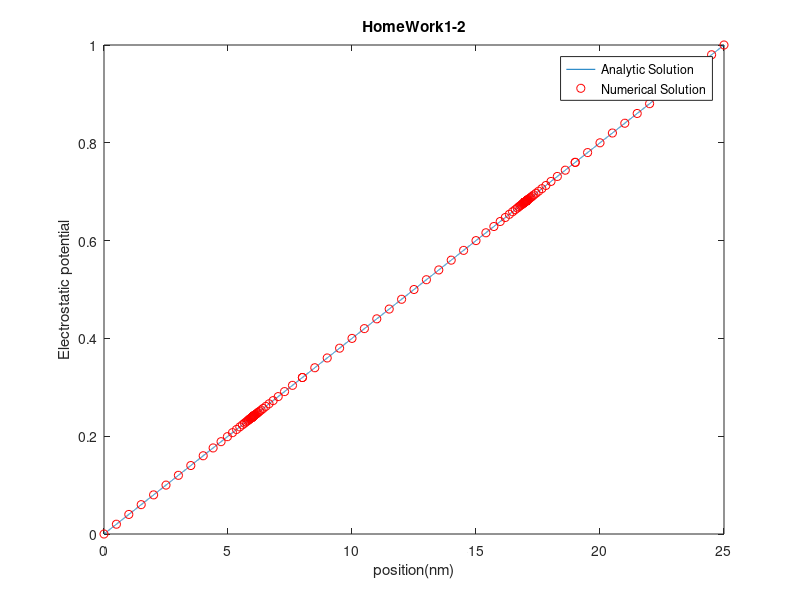

MATLAB code to generate this figure:
clear; close all; clc;

w1= 6; w2=11; w3=8; Width=w1+w2+w3; % width

%기본적인 mesh사이즈는 동일하게 0.5로 설정
%경계점에서 t이내에서는 점차 줄어들게(m배로 감소로) 설정
t=2; m=0.8;
dx(1,1)=0.5;
interface1=w1; interface2=w1+w2;

% x설정
a=1; b=1; i=1; x(1,1)=0;
while x(i,1)<Width
    i=i+1; x(i,1)=0;
    if x(i-1,1)>=interface1-t && x(i-1,1)<interface1
        x(i,1)=x(i-1,1)+m*(x(i-1,1)-x(i-2,1));
        if x(i,1)-x(i-1,1)<=0.0001 || x(i,1)>interface1
            x(i,1)=x(i-1,1)+0.5*(interface1-x(i-1,1));
            i=i+1;
            x(i,1)=interface1;
        end

    elseif x(i-1,1)>=interface2-t && x(i-1,1)<interface2
        x(i,1)=x(i-1,1)+m*(x(i-1,1)-x(i-2,1));
        if x(i,1)-x(i-1,1)<=0.0001 || x(i,1)>interface2
            x(i,1)=x(i-1,1)+0.5*(interface2-x(i-1,1));
            i=i+1;
            x(i,1)=interface2;
        end
        
    elseif x(i-1,1)>=interface1 && x(i-1,1)<interface1+t
        if a<=3
            x(i,1)=x(i-1,1)+(x(i-1,1)-x(i-2,1));
            if a==3
                x(i,1)=x(i-1,1)+(x(i-5,1)-x(i-6,1));
            end
            a=a+1;
        else
            x(i,1)=x(i-1,1)+1/m*(x(i-1,1)-x(i-2,1));
            
            if x(i,1)>interface1+t && x(i,1)<interface2
               x(i,1)=interface1+t;
            end
        end
        
    elseif x(i-1,1)>=interface2 && x(i-1,1)<interface2+t
        if b<=3
            x(i,1)=x(i-1,1)+(x(i-1,1)-x(i-2,1));
            if b==3
                x(i,1)=x(i-1,1)+(x(i-5,1)-x(i-6,1));
            end
            b=b+1;
        else
            x(i,1)=x(i-1,1)+1/m*(x(i-1,1)-x(i-2,1));
            
            if x(i,1)>interface2+t
               x(i,1)=interface2+t;
            end
        end
    else 
    x(i,1)=x(i-1,1)+dx(1,1);
    end
end

N=length(x);
for i=2:length(x)-1
    dx(i,1)= x(i+1,1)-x(i,1);
end

A=zeros(N,N);
A(1,1)=1; A(N,N)=1;

for i=2:N-1
    v=[1/dx(i-1,1) -1/dx(i-1,1)-1/dx(i,1) 1/dx(i,1)];
    for j=1:3
        A(i,i+j-2)=v(1,j);
    end
end

b=[zeros(N-1,1); ones(1,1)];
phi=A\b;

%Analytic solution
x_anl=0:0.001:Width;
phi_analytic=x_anl/(Width);

%%% Graph %%%
figure('Name','HW1')
plot(x_anl ,phi_analytic, '-',x,phi, 'ro');
xlabel("position(nm)");
ylabel("Electrostatic potential");
legend('Analytic Solution','Numerical Solution')
title("HomeWork1-2");